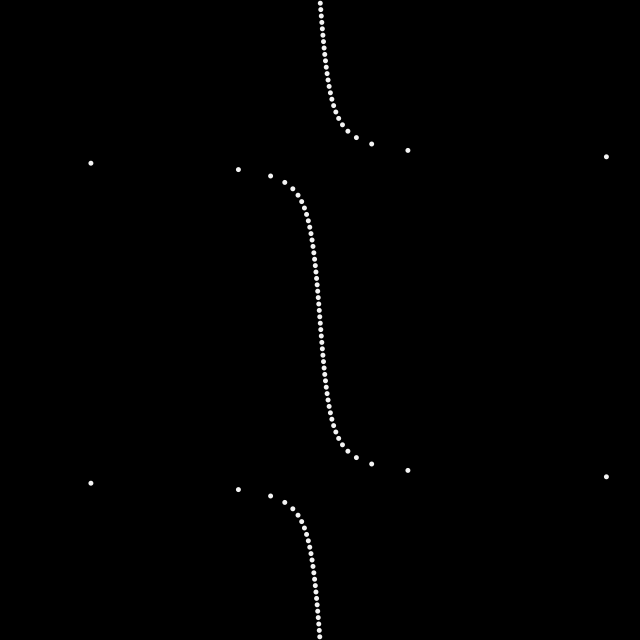
Frame 1 (no input)
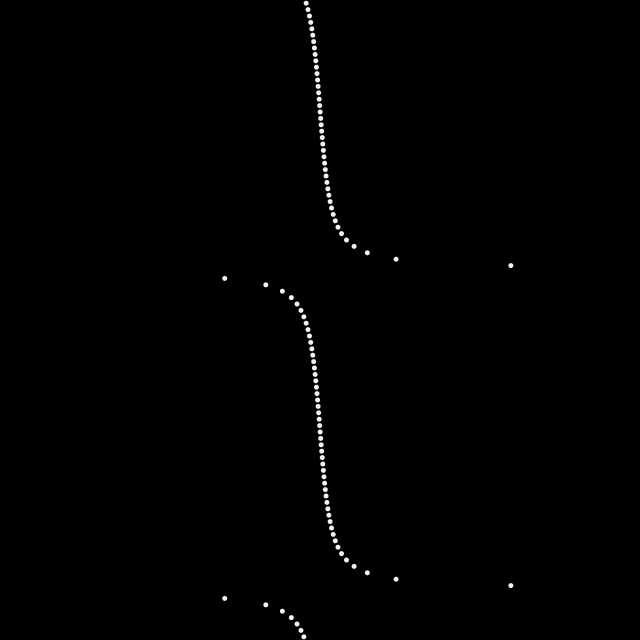
Frame 60 (the mouse pressed at the canvas centre just before this capture)
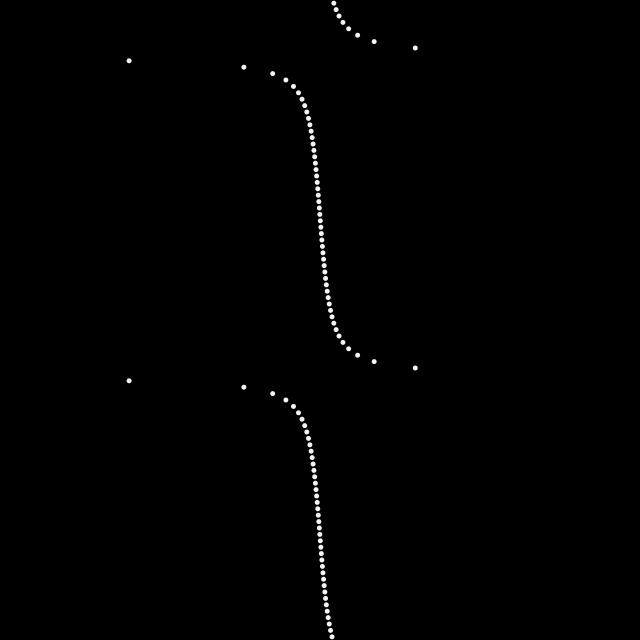
Frame 120 (the mouse held since frame 60 and released just before this capture)

The Processing sketch that drew these frames (run headless with seeded random() and noise(); from frame 60 on, the mouse is pressed at the canvas centre):

// Processing sketch: build
// ── build.pde
/*
 * dynamic waveforms with for-loops
 */

void setup() {
  size(640, 640);
  noStroke();
  fill(#f4f4f4);
}

void draw () {
  background(0);
  float els = 100;
  float elw = width/els;
  float step = 360/els;
  // ---
  push();
  // translate(elw/2, height/2); // y-axis
  translate(width/2, elw/2); // x-axis
  // float mag = height*0.0125; // y-axis
  float mag = width*0.0125; // x-axis
  // println("mag -> ", mag);
  float s = 5;
  for (int i = 0; i < els; i++) {
    push();
    float wave;
    // sine wave on the y axis
    // wave = map(sin(radians(frameCount * 4 + i * step)), -1, 1, -mag, mag);
    // tan waves on the y axis
    wave = map(tan(radians(frameCount * 2 + i * step)), -1, 1, -mag, mag);
    translate(wave,i*elw);
    ellipse(0, 0, s, s);
    pop();
  }
  pop();
}
